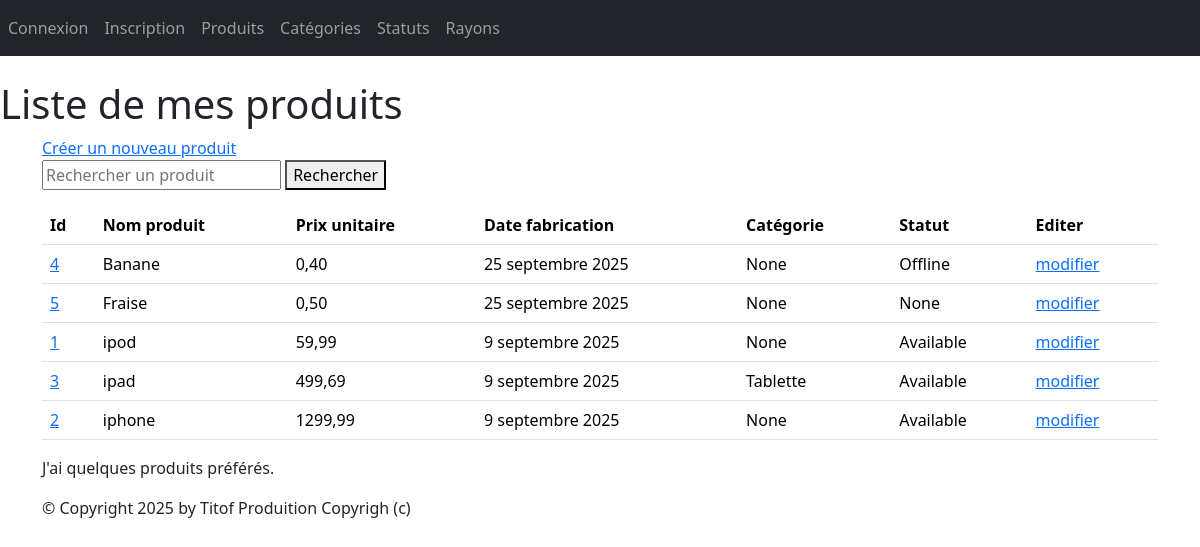
The page /monApp/produits/ on the database as committed earlier.
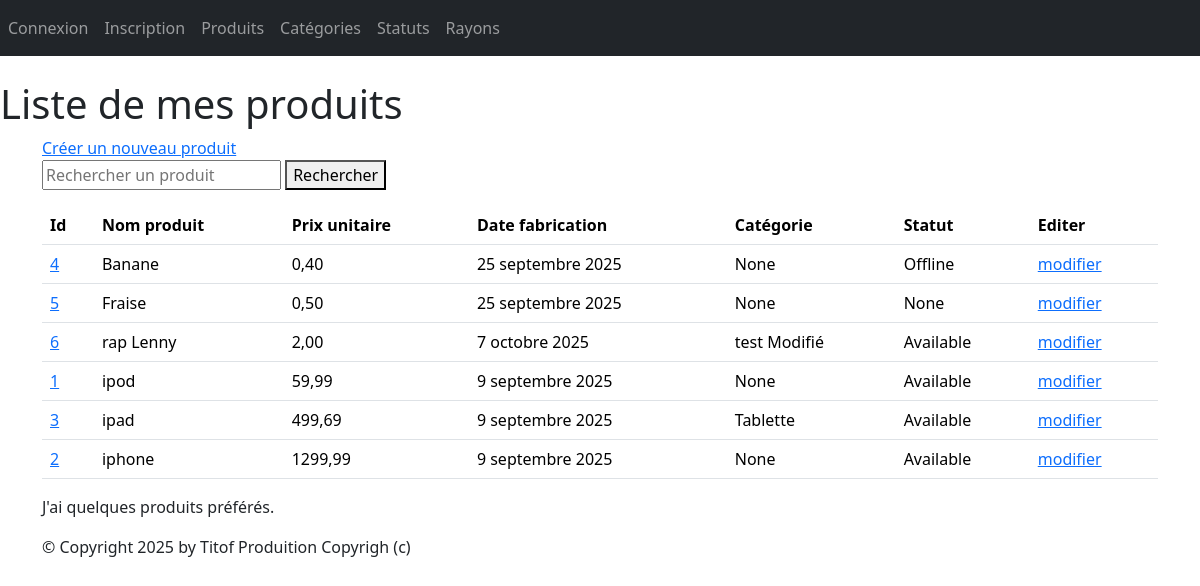
The same page on the database as committed later.
### monApp/models.py (models this page shows, shortened)
class Produit(models.Model):
    refProd = models.AutoField(primary_key=True)
    intituleProd = models.CharField(max_length=200)
    prixUnitaireProd = models.DecimalField(max_digits=10, decimal_places=2)
    dateFabrication = models.DateField(auto_now=True)
    categorie = models.ForeignKey(Categorie, on_delete=models.CASCADE, related_name="produits",null=True, blank=True)
    statut = models.ForeignKey(Statut, on_delete=models.SET_NULL, related_name="produits",null=True, blank=True)

class Statut(models.Model):
    idStatut = models.AutoField(primary_key=True)
    libelle = models.CharField(max_length=200)
    def __str__(self):
        return self.libelle

class Categorie(models.Model):
    idCat = models.AutoField(primary_key=True)
    nomCat = models.CharField(max_length=100)
    def __str__(self):
        return self.nomCat

### monApp/views.py (the view)
# urls.py: path("produits/", views.ProduitListView.as_view(), name="lst_prdts"),
class ProduitListView(ListView):
    model = Produit
    template_name = "monApp/list_produits.html"
    context_object_name = "prdts"
    queryset = Produit.objects.filter(refProd=2)
    def get_queryset(self):
        qs = Produit.objects.select_related('categorie', 'statut').order_by("prixUnitaireProd")
        q = self.request.GET.get('q')
        if q:
            qs = qs.filter(intituleProd__icontains=q)
        return qs
    def get_context_data(self, **kwargs):
        context = super(ProduitListView, self).get_context_data(**kwargs)
        context['titremenu'] = "Liste de mes produits"
        return context

### monApp/templates/monApp/list_produits.html
{% extends 'monApp/base.html' %}
{% block menu %}
    <h1>{{titremenu}}</h1>
{% endblock %}
{% block contenu %}
    <a href="{% url 'crt-prdt' %}">Créer un nouveau produit</a>
    <form method="get">
        <input type="text" name="q" placeholder="Rechercher un produit" value="{{ request.GET.q }}">
        <button type="submit">Rechercher</button>
    </form>
    <table class="table">
        <thead>
            <tr>
                <th>Id</th>
                <th>Nom produit</th>
                <th>Prix unitaire</th>
                <th>Date fabrication</th>
                <th>Catégorie</th>
                <th>Statut</th>
                <th>Editer</th>
            </tr>
        </thead>
        <tbody>
            {% for prdt in prdts %}
                <tr>
                    <td><a href="{% url 'dtl_prdt' prdt.refProd %}">{{ prdt.refProd }}</a></td>
                    <td>{{ prdt.intituleProd }}</td>
                    <td>{{ prdt.prixUnitaireProd }}</td>
                    <td>{{ prdt.dateFabrication }}</td>
                    <td>{{ prdt.categorie }}</td>
                    <td>{{ prdt.statut }}</td>
                    <td><a href="{% url 'prdt_chng' prdt.refProd %}">modifier</a></td>
                </tr>
            {% endfor %}
        </tbody>
    </table>
    <p>
        J'ai
        {% if prdts|length < 5 %}
            peu de
        {% elif prdts|length < 10 %}
            quelques
        {% else %}
            beaucoup de
        {% endif %}
        produits préférés.
    </p>
{% endblock %}

Rows that differ between the two databases and show on the page:
added Produit: refProd "6", intituleProd "rap Lenny", prixUnitaireProd "2,00", dateFabrication "7 octobre 2025", categorie "test Modifié", statut "Available"
